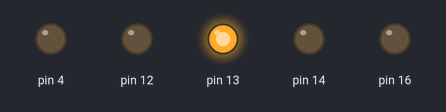
Bench run of a sketch on a simulated Arduino Uno, built with avr-gcc and run on an emulated ATmega328P. On the bench: output pins drawn as LEDs (lit = HIGH).

Above: at 0.05 s.
At 0.75 s:
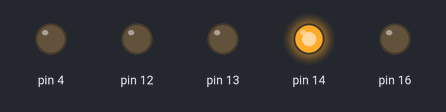
At 1.45 s:
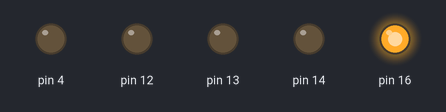
At 2.15 s:
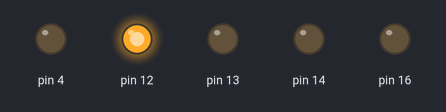
At 2.85 s:
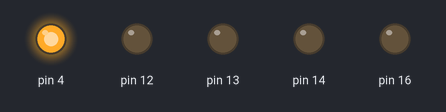
Timing chart, 0 to 3.1 s (numbered marks = the images above):
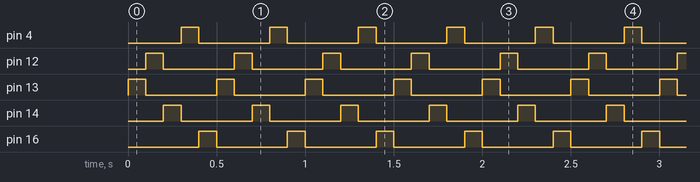

Measured:
- by itself, pin 4, pin 12–14, pin 16: alternates HIGH for 0.10 s and LOW for 0.40 s

The sketch:

DiscoLights2.ino
```cpp
void setup() {
  // put your setup code here, to run once:
  pinMode(13, OUTPUT);
  pinMode(12, OUTPUT);
  pinMode(14, OUTPUT);
  pinMode(4, OUTPUT);
  pinMode(16, OUTPUT);
}

void loop() {
  // put your main code here, to run repeatedly:
  digitalWrite(13, HIGH);
  delay(100);
  digitalWrite(13, LOW);

  digitalWrite(12, HIGH);
  delay(100);
  digitalWrite(12, LOW);

  digitalWrite(14, HIGH);
  delay(100);
  digitalWrite(14, LOW);

  digitalWrite(4, HIGH);
  delay(100);
  digitalWrite(4, LOW);

  digitalWrite(16, HIGH);
  delay(100);
  digitalWrite(16, LOW);
}
```
